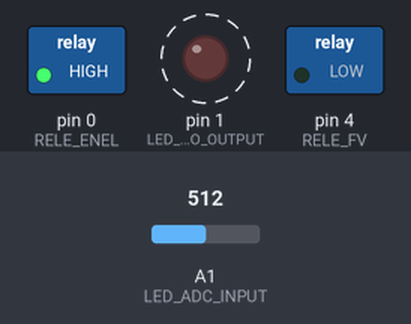
A sketch run on a simulated Arduino Uno, built with avr-gcc and run on an emulated ATmega328P. On the bench: switched loads named in the sketch (green lamp = pin HIGH), output pins drawn as LEDs (lit = HIGH). Dashed ring = blinking. The test bench sets the inputs (shaded band); at power-on: A1 (LED_ADC_INPUT) = 512.

Above: at 0.2 s.
1.3 s: A1 (LED_ADC_INPUT) set to 601
4.3 s: A1 (LED_ADC_INPUT) set to 626
At 5.5 s:
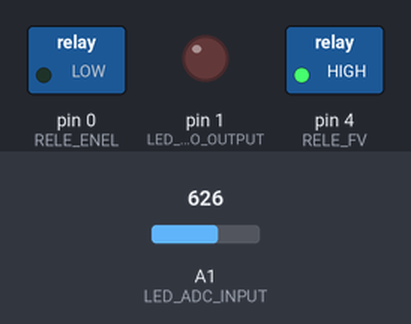
7.3 s: A1 (LED_ADC_INPUT) set to 511
At 7.7 s:
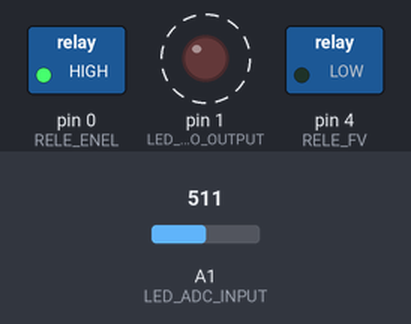
10.3 s: A1 (LED_ADC_INPUT) set to 716
At 10.6 s:
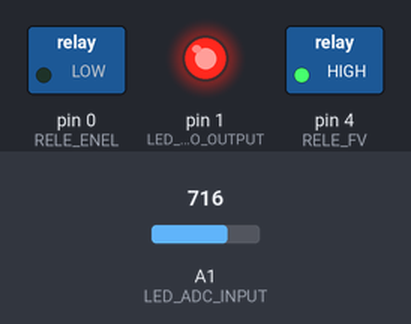
13.3 s: A1 (LED_ADC_INPUT) set to 306
At 14.2 s:
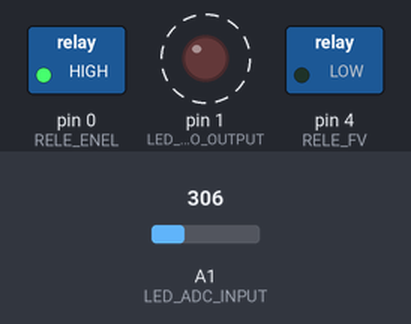
Timing chart, 0 to 17.3 s (numbered marks = the images above; inputs shaded):
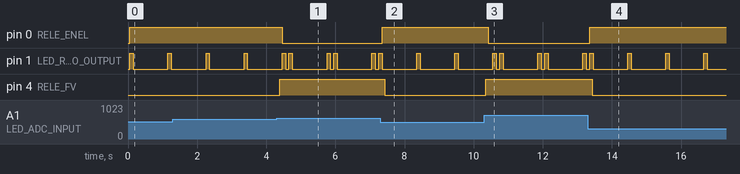

The sketch:

alternative_controller.ino
```cpp
#include <avr/io.h>
#include <util/delay.h>


/*

  al reset parte con tutto spento e posizione iniziale=0
  ats si posiziona in automatico
  pausa 10 secondi

  nel loop

  se c'e' forzatura non controlla posizioni
  altrimenti  controlla le 3 posizioni. 1=fv fisso 2=enel fisso 3=automatico

  i posizione 3  controlla lo stato del fv. se non c'e' aspetta 5 secondi . se non c'e' ancora fv forza posizione 2 per 10 minuti

  posizione 1 2 3. se vede un cambio diposizione -->attiva il giusto relè, pausa 1 secondo


         2.2
  -->|---\|\|----
  pin6 bit1     ///
   rosso
  +5---\|\|-o
     1k   |
        O O O                 100k    100k
        | | |    --Giallo------------|\|\|---|\|\|\----
        v v v                              |         ///
        - - -    --Blu----------------------------------adc  0v=verde  4v=blu  2v=giallo pin7 bit2
        | | |                          soglie 0...1  1...3 3..5
        -----
          |
          |
     1k |
  ---\|\|-
  ///      giallo =solare fisso
          blu  =enel fisso
           verde = automatico

      -------|
             |   ---------+5
   enel out /   (  _
            | |  ) ^ diodo
      -------   (
                 |         2.2k
                  \_______\/\/---pin5 bit0
                  /npn
                ///


      -------|
             |   ---------+5
   fv out   /   (  _
            | |  ) ^ diodo
      -------   (
                 |         2.2k
                  \_______\/\/---pin3 bit4
                  /npn
                ///                      -------------------pin2 bit3
                                         |
          4.7n  330k      fotoacc        |        27k
  fv in  -||--|\|\|--------    -----------------|\|\|\----+5
                        ^  v  /          |
                        |  |  \----     ---
         -------------------      |     --- 100n
                                 ///     |
                                        ///
*/

// MOSI pin 5 corrisponde a "0"
// MISO pin 6 corrisponde a "1"
// CLK pin 7 corrisponde a "2"
//pin 2 corrisponde a "3"
//pin 3 corrisponde a "4"

#define CHECK_FV 3
#define RELE_FV 4
#define RELE_ENEL 0
#define LED_ADC_INPUT A1
#define LED_ROSSO_OUTPUT 1

#define FV 1
#define ENEL 2
#define AUTO 3

//#define SERIALPRINT


#define LUNGHEZZACHECK 50
//antirimbalzo di X millisecondi

#ifdef SERIALPRINT
#define ATTESARITORNOFV (1000UL*15UL)
#else
#define ATTESARITORNOFV (1000UL*60UL*10UL)
#endif.


static char stato = 0;
static char statoRele = 0;


void staccaFV()
{
  digitalWrite(RELE_FV, HIGH);
}

void attaccaFV()
{
  digitalWrite(RELE_FV, LOW);
}

void staccaENEL()
{
  digitalWrite(RELE_ENEL, HIGH);
}


void attaccaENEL()
{
  digitalWrite(RELE_ENEL, LOW);
}


//  soglie 0...1,5  1,5...3 3..5
boolean ledAUTO(int adc)
{
  return (adc < (1024 * 1 / 5)) ? true : false;

}

boolean ledFV(int adc)
{ //1.7
  return (adc <= (1024 * 3 / 5) && adc >= (1024 * 1 / 5)) ? true : false;
}

boolean ledENEL(int adc)
{ //3.8v
  return (adc > (1024 * 3 / 5) ) ? true : false;
}

boolean checkFotovoltaicoPresente()
{
  return digitalRead(CHECK_FV) == LOW;
}

int adc_read (void)
{
  return analogRead(LED_ADC_INPUT);
}

void setup()
{


  pinMode(LED_ADC_INPUT, INPUT);
  pinMode(RELE_FV, OUTPUT);
  pinMode(RELE_ENEL, OUTPUT);
  pinMode(CHECK_FV, INPUT);
  pinMode(LED_ROSSO_OUTPUT, OUTPUT);

#ifdef SERIALPRINT
  Serial.begin(115200);
#endif

}


void allineaRele(char stato)
{
  statoRele = stato;
  switch (stato)
  {
    case FV:
#ifdef SERIALPRINT
      Serial.println("ReleFV");
#endif
      staccaENEL();
      ritardo(70);//delay(100);
      attaccaFV();
      ritardo(70);//delay(100);
      break;
    case ENEL:
#ifdef SERIALPRINT
      Serial.println("ReleENEL");
#endif
      staccaFV();
      ritardo(70);//delay(100);
      attaccaENEL();
      ritardo(70);//delay(100);
      break;
  }

}


boolean determinaStatoFV()
{
  //se vedi persistenza allora cambia lo stato
  for (;;)
  {
    char contatore;
    for (contatore = 0; contatore < LUNGHEZZACHECK; contatore++)
    {
      if (checkFotovoltaicoPresente() != true) break;
      ritardo(1);//delay(1);
    }
    if (contatore == LUNGHEZZACHECK) return true;

    for (contatore = 0; contatore < LUNGHEZZACHECK; contatore++)
    {
      if (checkFotovoltaicoPresente() != false) break;
      ritardo(1);//delay(1);
    }
    if (contatore == LUNGHEZZACHECK) return false;
  }
  return false;
}


char determinaStatoCommutatore()
{


  char contatore;
  for (;;)
  {
    for (contatore = 0; contatore < LUNGHEZZACHECK; contatore++)
    {
      if (ledFV(adc_read())  != true) break;
      ritardo(1);//delay(1);

    }
    if (contatore == LUNGHEZZACHECK) return FV;


    for (contatore = 0; contatore < LUNGHEZZACHECK; contatore++)
    {
      if (ledENEL(adc_read())  != true) break;
      ritardo(1);//delay(1);
    }
    if (contatore == LUNGHEZZACHECK) return ENEL;


    for (contatore = 0; contatore < LUNGHEZZACHECK; contatore++)
    {
      if (ledAUTO(adc_read()) != true) break;
      ritardo(1);//delay(1);
    }
    if (contatore == LUNGHEZZACHECK) return AUTO;

  }

}


unsigned long millisDiversoDaZero() {
  unsigned long mill = millis();
  if (mill == 0)
  {
    mill = 1;
    delay(1);
  }
  return mill; //per non avere mai 0 che significa nessuna attesa
}


void ritardo(int rit)
{
  for (; rit; rit--)
  {
    ledStato();
    delay(1);
  }
}


void ledStato()
{
  static char contatore = 0;
  static unsigned long startAttesaProssimoEvento = 0;
  static unsigned long attesa = 0;

  if (statoRele == 0) return;

  if ((millis() - startAttesaProssimoEvento) < attesa) return;

  startAttesaProssimoEvento = millisDiversoDaZero();

  if (digitalRead(LED_ROSSO_OUTPUT) == LOW)
  {
    digitalWrite(LED_ROSSO_OUTPUT, HIGH);
    attesa = 100;
    return;
  }

  digitalWrite(LED_ROSSO_OUTPUT, LOW);
  contatore++;


  if (contatore >= statoRele)
  {
    contatore = 0;
    attesa = 1000;
  }
  else
  {
    attesa = 100;
  }

}


void loop()
{
  static unsigned long startAttesaFv = 0;
  static char statoProssimo = 0;
  bool fotovoltaicoPresente = false;


  statoProssimo = determinaStatoCommutatore();


  ledStato();


  if (statoProssimo == AUTO && startAttesaFv != 0)
  {
#ifdef SERIALPRINT
    Serial.println("Attesa");
#endif

    //sono sempre in modo auto  e in fase enel forzata
    if ((millis() - startAttesaFv) > ATTESARITORNOFV)
    {
      //passati tot minuti. si torna all'auto normale
      startAttesaFv = 0;
#ifdef SERIALPRINT
      Serial.println("FineAttesa");
#endif

    }
    else
    {
      //forzo enel per ATTESARITORNOFV millisecondi
      allineaRele(ENEL);
    }
    stato = statoProssimo;
    return;
  }


  if (statoProssimo == AUTO && startAttesaFv == 0)
  {
    stato = statoProssimo;

    //se stato è automatico e non è cambiato bisogna controllare che il fv sia attivo
    unsigned long startControlloFv = millisDiversoDaZero();
    boolean statoFv = false;
    for (;;)
    {
      if ((millis() - startControlloFv) >= 1000)
      {
        break;
      }
      if (determinaStatoFV() == true)
      {
        statoFv = true;
        break;
      }
    }

    if (statoFv == false)
    {
      //1 secondo senza fv
      startAttesaFv = millisDiversoDaZero();
      allineaRele(ENEL);
    }
    else
    {
      allineaRele(FV);
      startAttesaFv = 0;
    }
    return;
  }


  if (statoProssimo == FV )
  {
    stato = FV;
    allineaRele(FV);

    startAttesaFv = 0;
    return;
  }

  if (statoProssimo == ENEL )
  {
    stato = ENEL;
    allineaRele(ENEL);

    startAttesaFv = 0;
    return;
  }

}
```

Measured:
- the behaviour switches between 614 and 615 on A1 (LED_ADC_INPUT) (found by bisection; images 0 and 1)
- after the input at 4.3 s, pin 0 (RELE_ENEL): HIGH → LOW after 0.17 s; pin 4 (RELE_FV): LOW → HIGH after 0.09 s
- after the input at 7.3 s, pin 0 (RELE_ENEL): LOW → HIGH after 0.06 s; pin 4 (RELE_FV): HIGH → LOW after 0.13 s
- after the input at 10.3 s, pin 0 (RELE_ENEL): HIGH → LOW after 0.13 s; pin 4 (RELE_FV): LOW → HIGH after 0.06 s
- after the input at 13.3 s, pin 0 (RELE_ENEL): LOW → HIGH after 0.06 s; pin 4 (RELE_FV): HIGH → LOW after 0.13 s
- by itself, pin 1 (LED_ROSSO_OUTPUT): alternates HIGH for 0.10 s and LOW for 1.0 s
